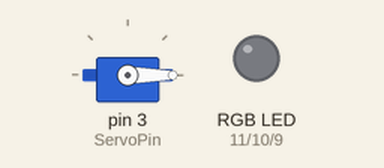
Recording of a sketch running on a simulated Arduino Uno, built with avr-gcc and run on an emulated ATmega328P. Shown: servo, an RGB LED mixed from three pins (HIGH = lit).

Above: at 0.05 s.
At 2.7 s:
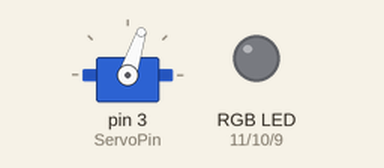
At 5.4 s:
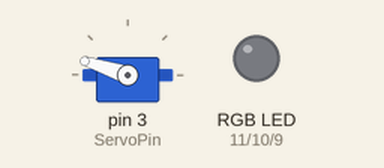
At 10.75 s:
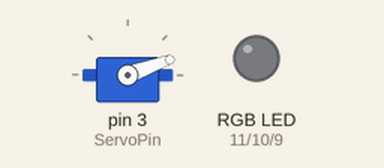
Timing chart, 0 to 14.8 s (numbered marks = the images above):
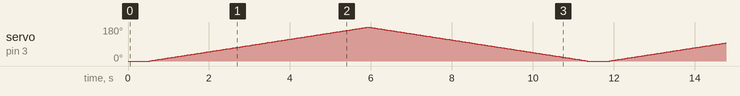

The sketch:

ServoControlColor.ino
```cpp
// (licence header left out)
#include <Servo.h>  //Rudder library files included in Arduino IDE

#define ON  1       //Enable LED
#define OFF 0       //Disable LED

Servo myservo;      //Define the steering gear object myservo

//Define pin
int LED_R = 11;     //LED_R Digital 11 port connected to arduino
int LED_G = 10;     //LED_G Digital 10 port connected to arduino
int LED_B = 9;      //LED_B Digital 9 port connected to arduino

//Define the servo pin
int ServoPin = 3;

/**
* Function       setup
* @author
* @date
* @brief         Initialize configuration
* @param[in]     void
* @retval        void
* @par History   No
*/
//Initialize Settings
void setup()
{
  //Initialize the IO port of RGB tri color LED as the output mode
  pinMode(LED_R, OUTPUT);
  pinMode(LED_G, OUTPUT);
  pinMode(LED_B, OUTPUT);

  //Set the steering gear control pin to 3
  myservo.attach(ServoPin);

  //Initialize the steering gear position forward
  int ServoPos = 0;
  myservo.write(ServoPos);
}

/**
* Function       servo_control_color
* @author
* @date
* @brief         The steering gear rotates from 0-270, then from 270 to 0, cycle
* @param[in]     void
* @param[out]    void
* @retval        void
* @par History   No
*/
void servo_control_color()
{
  //Define the turning position of the servo
  int pos = 0;
  for (pos = 0; pos < 270; pos++)
  {
    //Steering gear 0 rotates to 270, delaying 20ms each time
    myservo.write(int(pos/1.5));
    //Rotate to the corresponding angle to judge the calling of related functions
    //corlor_light(pos);
    delay(20);
  }

  for (pos = 270; pos > 0; pos--)
  {
    //Steering gear 270 rotates to 0, delaying 20ms each time
    myservo.write(int(pos/1.5));
    //Rotate to the corresponding angle to judge the calling of related functions
    //corlor_light(pos);
    delay(20);
  }
}

/**
* Function       corlor_light
* @author
* @date
* @brief         Light the corresponding color according to the rotation angle
* @param[in]     Rotating position of pos steering gear
* @param[out]    void
* @retval        void
* @par History   No
*/
void corlor_light(int pos)
{
  if (pos > 230)
  {
    corlor_led(ON, OFF, OFF);
  }
  else if (pos > 190)
  {
    corlor_led(OFF, ON, OFF);
  }
  else if (pos > 150)
  {
    corlor_led(OFF, OFF, ON);
  }
  else if (pos > 115)
  {
    corlor_led(OFF, ON, ON);
  }
  else if (pos > 75)
  {
    corlor_led(ON, ON, OFF);
  }
  else if (pos > 40)
  {
    corlor_led(ON, OFF, ON);
  }
  else if (pos > 0)
  {
    corlor_led(ON, ON, ON);
  }
  else
  {
    corlor_led(OFF, OFF, OFF);
  }
}
/**
* Function        color_led
* @author
* @date
* @brief          Seven different colors are formed by different combinations of R, G and B colors
* @param[in1]     Red switch
* @param[in2]     Green switch
* @param[in3]     Blue switch
* @retval         void
* @par History    No
*/
void corlor_led(int v_iRed, int v_iGreen, int v_iBlue)
{
  //Red LED
  if (v_iRed == ON)
  {
    digitalWrite(LED_R, HIGH);
  }
  else
  {
    digitalWrite(LED_R, LOW);
  }
  //Green LED
  if (v_iGreen == ON)
  {
    digitalWrite(LED_G, HIGH);
  }
  else
  {
    digitalWrite(LED_G, LOW);
  }
  //Blue LED
  if (v_iBlue == ON)
  {
    digitalWrite(LED_B, HIGH);
  }
  else
  {
    digitalWrite(LED_B, LOW);
  }
}

/**
* Function       loop
* @author
* @date
* @brief         First delay 0.5, then call the steering gear control colorful lamp code
* @param[in]     void
* @retval        void
* @par History   No
*/
void loop()
{
  delay(500);
  //Call the steering gear control code
  servo_control_color();
}
```
